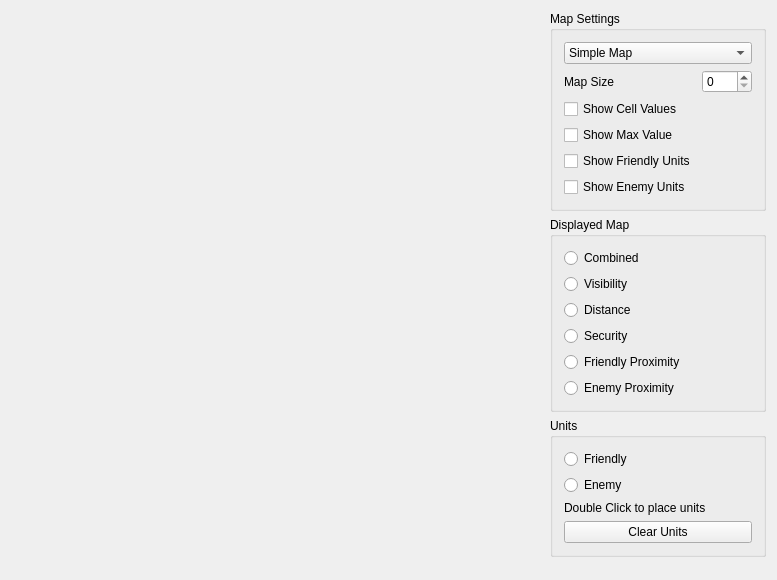
<?xml version="1.0" encoding="UTF-8"?>
<ui version="4.0">
 <class>CombinedMapsWidgetClass</class>
 <widget class="QWidget" name="CombinedMapsWidgetClass">
  <property name="geometry">
   <rect>
    <x>0</x>
    <y>0</y>
    <width>777</width>
    <height>580</height>
   </rect>
  </property>
  <property name="windowTitle">
   <string>CombinedMapsWidget</string>
  </property>
  <layout class="QGridLayout" name="gridLayout">
   <item row="0" column="0">
    <widget class="ImageRendererWidget" name="imageRenderer" native="true">
     <property name="sizePolicy">
      <sizepolicy hsizetype="MinimumExpanding" vsizetype="Preferred">
       <horstretch>0</horstretch>
       <verstretch>0</verstretch>
      </sizepolicy>
     </property>
    </widget>
   </item>
   <item row="0" column="1">
    <layout class="QVBoxLayout" name="verticalLayout">
     <item>
      <widget class="QGroupBox" name="map_groupBox">
       <property name="sizePolicy">
        <sizepolicy hsizetype="Maximum" vsizetype="Preferred">
         <horstretch>0</horstretch>
         <verstretch>0</verstretch>
        </sizepolicy>
       </property>
       <property name="title">
        <string>Map Settings</string>
       </property>
       <layout class="QGridLayout" name="gridLayout_5">
        <item row="0" column="0" colspan="2">
         <widget class="QComboBox" name="map_comboBox">
          <item>
           <property name="text">
            <string>Simple Map</string>
           </property>
          </item>
          <item>
           <property name="text">
            <string>Obstacles</string>
           </property>
          </item>
         </widget>
        </item>
        <item row="5" column="0">
         <widget class="QCheckBox" name="showEnemy_checkBox">
          <property name="text">
           <string>Show Enemy Units</string>
          </property>
         </widget>
        </item>
        <item row="4" column="0">
         <widget class="QCheckBox" name="showFriendly_checkBox">
          <property name="text">
           <string>Show Friendly Units</string>
          </property>
         </widget>
        </item>
        <item row="1" column="0">
         <widget class="QLabel" name="mapSize_label">
          <property name="text">
           <string>Map Size</string>
          </property>
         </widget>
        </item>
        <item row="1" column="1">
         <widget class="QSpinBox" name="mapSize_spinBox">
          <property name="minimumSize">
           <size>
            <width>50</width>
            <height>0</height>
           </size>
          </property>
         </widget>
        </item>
        <item row="2" column="0" colspan="2">
         <widget class="QCheckBox" name="values_checkBox">
          <property name="text">
           <string>Show Cell Values</string>
          </property>
         </widget>
        </item>
        <item row="3" column="0">
         <widget class="QCheckBox" name="maxValue_checkBox">
          <property name="text">
           <string>Show Max Value</string>
          </property>
         </widget>
        </item>
       </layout>
      </widget>
     </item>
     <item>
      <widget class="QGroupBox" name="type_groupBox">
       <property name="title">
        <string>Displayed Map</string>
       </property>
       <layout class="QGridLayout" name="gridLayout_2">
        <item row="0" column="0">
         <widget class="QRadioButton" name="combined_radioButton">
          <property name="text">
           <string>Combined</string>
          </property>
         </widget>
        </item>
        <item row="5" column="0">
         <widget class="QRadioButton" name="enemyProx_radioButton">
          <property name="text">
           <string>Enemy Proximity</string>
          </property>
         </widget>
        </item>
        <item row="3" column="0">
         <widget class="QRadioButton" name="security_radioButton">
          <property name="text">
           <string>Security</string>
          </property>
         </widget>
        </item>
        <item row="1" column="0">
         <widget class="QRadioButton" name="visibility_radioButton">
          <property name="text">
           <string>Visibility</string>
          </property>
         </widget>
        </item>
        <item row="4" column="0">
         <widget class="QRadioButton" name="friendlyProx_radioButton">
          <property name="text">
           <string>Friendly Proximity</string>
          </property>
         </widget>
        </item>
        <item row="2" column="0">
         <widget class="QRadioButton" name="distance_radioButton">
          <property name="text">
           <string>Distance</string>
          </property>
         </widget>
        </item>
       </layout>
      </widget>
     </item>
     <item>
      <widget class="QGroupBox" name="unit_groupBox">
       <property name="sizePolicy">
        <sizepolicy hsizetype="Preferred" vsizetype="Preferred">
         <horstretch>0</horstretch>
         <verstretch>0</verstretch>
        </sizepolicy>
       </property>
       <property name="title">
        <string>Units</string>
       </property>
       <layout class="QGridLayout" name="gridLayout_4">
        <item row="0" column="0">
         <widget class="QRadioButton" name="friendlyUnit_radioButton">
          <property name="text">
           <string>Friendly</string>
          </property>
         </widget>
        </item>
        <item row="1" column="0">
         <widget class="QRadioButton" name="enemyUnit_radioButton">
          <property name="text">
           <string>Enemy</string>
          </property>
         </widget>
        </item>
        <item row="3" column="0">
         <widget class="QPushButton" name="clear_pushButton">
          <property name="text">
           <string>Clear Units</string>
          </property>
         </widget>
        </item>
        <item row="2" column="0">
         <widget class="QLabel" name="label">
          <property name="text">
           <string>Double Click to place units</string>
          </property>
         </widget>
        </item>
       </layout>
      </widget>
     </item>
     <item>
      <spacer name="verticalSpacer">
       <property name="orientation">
        <enum>Qt::Vertical</enum>
       </property>
       <property name="sizeHint" stdset="0">
        <size>
         <width>20</width>
         <height>40</height>
        </size>
       </property>
      </spacer>
     </item>
    </layout>
   </item>
  </layout>
 </widget>
 <layoutdefault spacing="6" margin="11"/>
 <customwidgets>
  <customwidget>
   <class>ImageRendererWidget</class>
   <extends>QWidget</extends>
   <header>utils/imagerendererwidget.h</header>
   <container>1</container>
  </customwidget>
 </customwidgets>
 <resources/>
 <connections>
  <connection>
   <sender>security_radioButton</sender>
   <signal>clicked()</signal>
   <receiver>CombinedMapsWidgetClass</receiver>
   <slot>onShowSecurityMap()</slot>
   <hints>
    <hint type="sourcelabel">
     <x>692</x>
     <y>329</y>
    </hint>
    <hint type="destinationlabel">
     <x>559</x>
     <y>315</y>
    </hint>
   </hints>
  </connection>
  <connection>
   <sender>visibility_radioButton</sender>
   <signal>clicked()</signal>
   <receiver>CombinedMapsWidgetClass</receiver>
   <slot>onShowVisibilityMap()</slot>
   <hints>
    <hint type="sourcelabel">
     <x>608</x>
     <y>270</y>
    </hint>
    <hint type="destinationlabel">
     <x>550</x>
     <y>266</y>
    </hint>
   </hints>
  </connection>
  <connection>
   <sender>distance_radioButton</sender>
   <signal>clicked()</signal>
   <receiver>CombinedMapsWidgetClass</receiver>
   <slot>onShowDistanceMap()</slot>
   <hints>
    <hint type="sourcelabel">
     <x>576</x>
     <y>298</y>
    </hint>
    <hint type="destinationlabel">
     <x>555</x>
     <y>293</y>
    </hint>
   </hints>
  </connection>
  <connection>
   <sender>map_comboBox</sender>
   <signal>currentIndexChanged(int)</signal>
   <receiver>CombinedMapsWidgetClass</receiver>
   <slot>onMapIndexChanged(int)</slot>
   <hints>
    <hint type="sourcelabel">
     <x>668</x>
     <y>46</y>
    </hint>
    <hint type="destinationlabel">
     <x>605</x>
     <y>45</y>
    </hint>
   </hints>
  </connection>
  <connection>
   <sender>mapSize_spinBox</sender>
   <signal>valueChanged(int)</signal>
   <receiver>CombinedMapsWidgetClass</receiver>
   <slot>onCellCountChanged(int)</slot>
   <hints>
    <hint type="sourcelabel">
     <x>713</x>
     <y>74</y>
    </hint>
    <hint type="destinationlabel">
     <x>609</x>
     <y>75</y>
    </hint>
   </hints>
  </connection>
  <connection>
   <sender>values_checkBox</sender>
   <signal>toggled(bool)</signal>
   <receiver>CombinedMapsWidgetClass</receiver>
   <slot>onShowCellValuesChanged(bool)</slot>
   <hints>
    <hint type="sourcelabel">
     <x>704</x>
     <y>101</y>
    </hint>
    <hint type="destinationlabel">
     <x>608</x>
     <y>104</y>
    </hint>
   </hints>
  </connection>
  <connection>
   <sender>combined_radioButton</sender>
   <signal>clicked()</signal>
   <receiver>CombinedMapsWidgetClass</receiver>
   <slot>onShowCombinedMap()</slot>
   <hints>
    <hint type="sourcelabel">
     <x>605</x>
     <y>243</y>
    </hint>
    <hint type="destinationlabel">
     <x>541</x>
     <y>240</y>
    </hint>
   </hints>
  </connection>
  <connection>
   <sender>friendlyProx_radioButton</sender>
   <signal>clicked()</signal>
   <receiver>CombinedMapsWidgetClass</receiver>
   <slot>onShowFriendlyProximityMap()</slot>
   <hints>
    <hint type="sourcelabel">
     <x>615</x>
     <y>336</y>
    </hint>
    <hint type="destinationlabel">
     <x>544</x>
     <y>346</y>
    </hint>
   </hints>
  </connection>
  <connection>
   <sender>enemyProx_radioButton</sender>
   <signal>clicked()</signal>
   <receiver>CombinedMapsWidgetClass</receiver>
   <slot>onShowEnemyProximityMap()</slot>
   <hints>
    <hint type="sourcelabel">
     <x>628</x>
     <y>362</y>
    </hint>
    <hint type="destinationlabel">
     <x>561</x>
     <y>369</y>
    </hint>
   </hints>
  </connection>
  <connection>
   <sender>friendlyUnit_radioButton</sender>
   <signal>clicked()</signal>
   <receiver>CombinedMapsWidgetClass</receiver>
   <slot>onSetFriendlyUnit()</slot>
   <hints>
    <hint type="sourcelabel">
     <x>625</x>
     <y>440</y>
    </hint>
    <hint type="destinationlabel">
     <x>565</x>
     <y>432</y>
    </hint>
   </hints>
  </connection>
  <connection>
   <sender>enemyUnit_radioButton</sender>
   <signal>clicked()</signal>
   <receiver>CombinedMapsWidgetClass</receiver>
   <slot>onSetEnemyUnit()</slot>
   <hints>
    <hint type="sourcelabel">
     <x>667</x>
     <y>450</y>
    </hint>
    <hint type="destinationlabel">
     <x>555</x>
     <y>460</y>
    </hint>
   </hints>
  </connection>
  <connection>
   <sender>clear_pushButton</sender>
   <signal>clicked()</signal>
   <receiver>CombinedMapsWidgetClass</receiver>
   <slot>onClearUnits()</slot>
   <hints>
    <hint type="sourcelabel">
     <x>612</x>
     <y>488</y>
    </hint>
    <hint type="destinationlabel">
     <x>558</x>
     <y>487</y>
    </hint>
   </hints>
  </connection>
  <connection>
   <sender>maxValue_checkBox</sender>
   <signal>toggled(bool)</signal>
   <receiver>CombinedMapsWidgetClass</receiver>
   <slot>onShowMaxValueChanged(bool)</slot>
   <hints>
    <hint type="sourcelabel">
     <x>610</x>
     <y>125</y>
    </hint>
    <hint type="destinationlabel">
     <x>560</x>
     <y>129</y>
    </hint>
   </hints>
  </connection>
  <connection>
   <sender>showFriendly_checkBox</sender>
   <signal>toggled(bool)</signal>
   <receiver>CombinedMapsWidgetClass</receiver>
   <slot>onShowFriendlyChanged(bool)</slot>
   <hints>
    <hint type="sourcelabel">
     <x>602</x>
     <y>151</y>
    </hint>
    <hint type="destinationlabel">
     <x>559</x>
     <y>154</y>
    </hint>
   </hints>
  </connection>
  <connection>
   <sender>showEnemy_checkBox</sender>
   <signal>toggled(bool)</signal>
   <receiver>CombinedMapsWidgetClass</receiver>
   <slot>onShowEnemyChanged(bool)</slot>
   <hints>
    <hint type="sourcelabel">
     <x>613</x>
     <y>181</y>
    </hint>
    <hint type="destinationlabel">
     <x>559</x>
     <y>181</y>
    </hint>
   </hints>
  </connection>
 </connections>
 <slots>
  <slot>onShowSecurityMap()</slot>
  <slot>onShowVisibilityMap()</slot>
  <slot>onShowDistanceMap()</slot>
  <slot>onMapIndexChanged(int)</slot>
  <slot>onCellCountChanged(int)</slot>
  <slot>onShowCellValuesChanged(bool)</slot>
  <slot>onShowCombinedMap()</slot>
  <slot>onShowFriendlyProximityMap()</slot>
  <slot>onShowEnemyProximityMap()</slot>
  <slot>onSetFriendlyUnit()</slot>
  <slot>onSetEnemyUnit()</slot>
  <slot>onClearUnits()</slot>
  <slot>onShowMaxValueChanged(bool)</slot>
  <slot>onShowFriendlyChanged(bool)</slot>
  <slot>onShowEnemyChanged(bool)</slot>
 </slots>
</ui>
